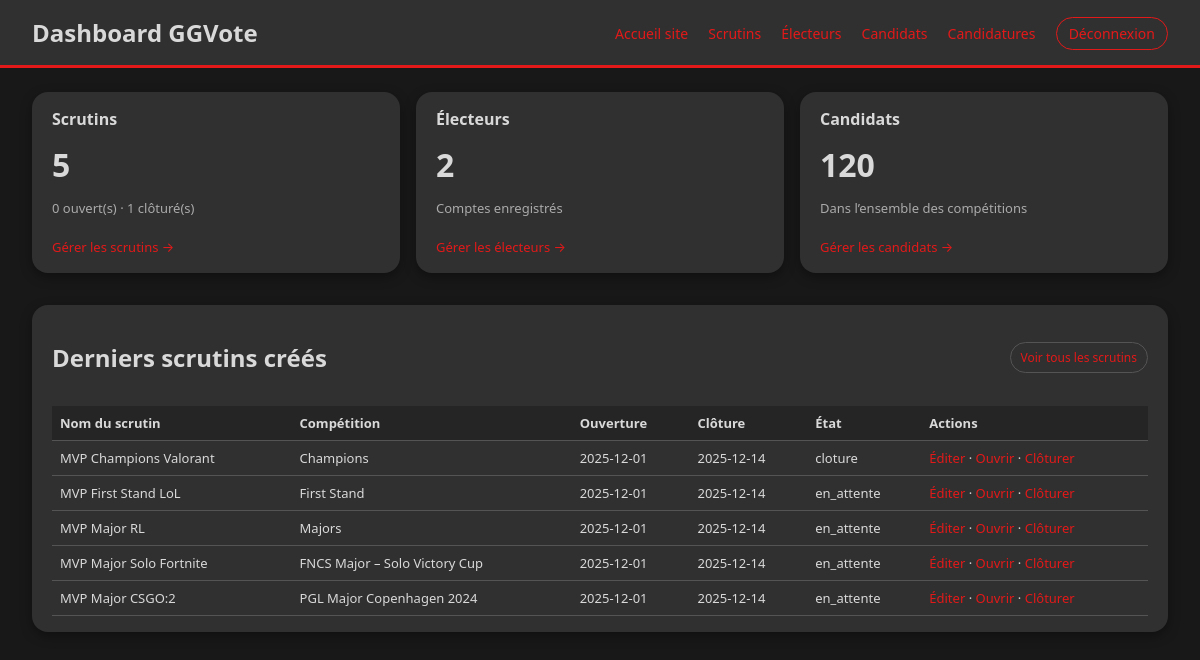
Before: /admin/index.php (signed in) with the older database file.
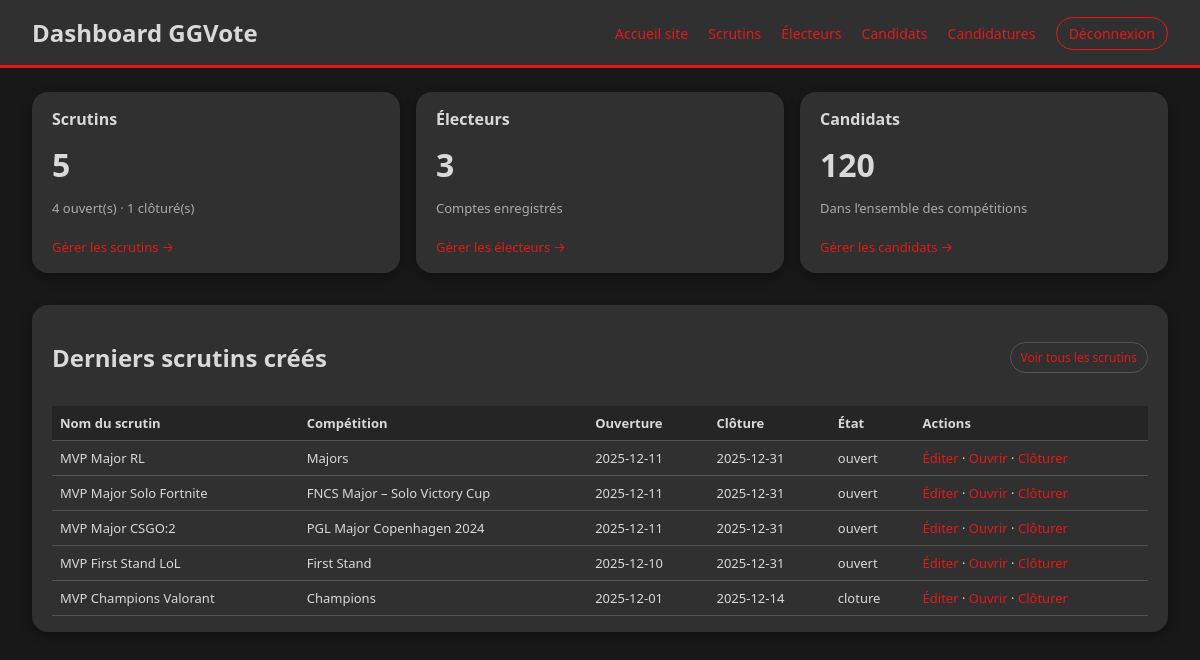
After: the same page with the newer database file.
### tables this page shows
CREATE TABLE IF NOT EXISTS `scrutin` (
  `idscrutin` int NOT NULL AUTO_INCREMENT,
  `nom_scrutin` varchar(45) NOT NULL,
  `date_ouverture` date NOT NULL,
  `date_cloture` date NOT NULL,
  `etat_scrutin` varchar(45) NOT NULL,
  `idadmin` int NOT NULL,
  `idcompetition` int NOT NULL,
  PRIMARY KEY (`idscrutin`),
  KEY `fk_scrutin_admin` (`idadmin`),
  KEY `fk_scrutin_compet` (`idcompetition`)
);

CREATE TABLE IF NOT EXISTS `competition` (
  `idcompetition` int NOT NULL AUTO_INCREMENT,
  `nom_compet` varchar(255) NOT NULL,
  `date_debut` date NOT NULL,
  `date_fin` date NOT NULL,
  `statut` varchar(45) NOT NULL,
  `idadmin` int NOT NULL,
  `idjeu` int NOT NULL,
  PRIMARY KEY (`idcompetition`),
  KEY `fk_compet_admin` (`idadmin`),
  KEY `fk_compet_jeu` (`idjeu`)
);

### admin/index.php (the view, shortened to what this page needs)
<?php
$connexion = dbconnect();
$stmt = $connexion->query("SELECT COUNT(*) FROM electeur");
$totalElecteurs = (int) $stmt->fetchColumn();
$stmt = $connexion->query("SELECT COUNT(*) FROM scrutin");
$totalScrutins = (int) $stmt->fetchColumn();
$stmt = $connexion->query("SELECT COUNT(*) FROM scrutin WHERE etat_scrutin = 'ouvert'");
$scrutinsOuverts = (int) $stmt->fetchColumn();
$stmt = $connexion->query("SELECT COUNT(*) FROM scrutin WHERE etat_scrutin = 'cloture'");
$scrutinsClotures = (int) $stmt->fetchColumn();
$totalCandidats = 0;
try {
    $stmt = $connexion->query("SELECT COUNT(*) FROM joueur");
    $totalCandidats = (int) $stmt->fetchColumn();
} catch (PDOException $e) {
}
$sql = "SELECT s.*, c.nom_compet
        FROM scrutin s
        JOIN competition c ON c.idcompetition = s.idcompetition
        ORDER BY s.date_ouverture DESC
        LIMIT 5";
$stmt = $connexion->query($sql);
$derniersScrutins = $stmt->fetchAll(PDO::FETCH_ASSOC);
?>
<!DOCTYPE html>
<html lang="fr">
<head>
    <link rel="stylesheet" href="admin.css">
</head>
<body>
<header class="admin-header">
    <h1>Dashboard GGVote</h1>
    <nav>
        <a href="../index.php">Accueil site</a>
        <a href="scrutins.php">Scrutins</a>
        <a href="electeurs.php">Électeurs</a>
        <a href="candidats.php">Candidats</a>
        <a href="candidatures_admin.php">Candidatures</a>
        <a href="../index.php?disconnect=1" class="btn-logout">Déconnexion</a>
    </nav>
</header>
<main class="admin-main">
    <section class="stats-grid">
        <article class="stat-card">
            <h2>Scrutins</h2>
            <p class="stat-number"><?= $totalScrutins ?></p>
            <p class="stat-detail">
                <?= $scrutinsOuverts ?> ouvert(s) · <?= $scrutinsClotures ?> clôturé(s)
            </p>
            <a href="scrutins.php" class="stat-link">Gérer les scrutins →</a>
        </article>
        <article class="stat-card">
            <h2>Électeurs</h2>
            <p class="stat-number"><?= $totalElecteurs ?></p>
            <p class="stat-detail">Comptes enregistrés</p>
            <a href="electeurs.php" class="stat-link">Gérer les électeurs →</a>
        </article>
        <article class="stat-card">
            <h2>Candidats</h2>
            <p class="stat-number"><?= $totalCandidats ?></p>
            <p class="stat-detail">Dans l’ensemble des compétitions</p>
            <a href="candidats.php" class="stat-link">Gérer les candidats →</a>
        </article>
    </section>
    <section class="panel">
        <div class="panel-header">
            <h2>Derniers scrutins créés</h2>
            <a href="scrutins.php" class="btn-small">Voir tous les scrutins</a>
        </div>
        <?php if (count($derniersScrutins) === 0): ?>
            <p>Aucun scrutin n’a encore été créé.</p>
        <?php else: ?>
            <table class="table-scrutins">
                <thead>
                    <tr>
                        <th>Nom du scrutin</th>
                        <th>Compétition</th>
                        <th>Ouverture</th>
                        <th>Clôture</th>
                        <th>État</th>
                        <th>Actions</th>
                    </tr>
                </thead>
                <tbody>
                <?php foreach ($derniersScrutins as $s): ?>
                    <tr>
                        <td><?= htmlspecialchars($s['nom_scrutin']) ?></td>
                        <td><?= htmlspecialchars($s['nom_compet']) ?></td>
                        <td><?= htmlspecialchars($s['date_ouverture']) ?></td>
                        <td><?= htmlspecialchars($s['date_cloture']) ?></td>
                        <td><?= htmlspecialchars($s['etat_scrutin']) ?></td>
                        <td>
                            <a href="scrutin_form.php?id=<?= $s['idscrutin'] ?>">Éditer</a> ·
                            <a href="scrutin_action.php?id=<?= $s['idscrutin'] ?>&action=ouvrir">Ouvrir</a> ·
                            <a href="scrutin_action.php?id=<?= $s['idscrutin'] ?>&action=cloturer">Clôturer</a>
                        </td>
                    </tr>
                <?php endforeach; ?>
                </tbody>
            </table>
        <?php endif; ?>
    </section>

### admin/admin.css (style rules this page uses)
body { margin: 0; font-family: 'Exo 2', system-ui, -apple-system, BlinkMacSystemFont, sans-serif; background-color: #181818; color: #D9D9D9; }
a { color: #e31919; text-decoration: none; }
.admin-header { background-color: #303030; padding: 16px 32px; display: flex; align-items: center; justify-content: space-between; border-bottom: 3px solid #e31919; }
.admin-header h1 { margin: 0; font-size: 24px; }
.admin-header nav a { margin-left: 16px; font-size: 14px; }
.btn-logout { padding: 6px 12px; border-radius: 999px; border: 1px solid #e31919; }
.admin-main { padding: 24px 32px; }
.stats-grid { display: grid; grid-template-columns: repeat(auto-fit, minmax(220px, 1fr)); gap: 16px; margin-bottom: 32px; }
.stat-card { background-color: #303030; border-radius: 16px; padding: 16px 20px; box-shadow: 0 4px 12px rgba(0,0,0,0.35); }
.stat-card h2 { margin-top: 0; font-size: 16px; color: #D9D9D9; }
.stat-number { font-size: 32px; font-weight: 700; margin: 8px 0; }
.stat-detail { font-size: 13px; color: #aaaaaa; }
.stat-link { display: inline-block; margin-top: 8px; font-size: 13px; }
.panel { background-color: #303030; border-radius: 16px; padding: 16px 20px; box-shadow: 0 4px 12px rgba(0,0,0,0.35); }
.panel-header { display: flex; justify-content: space-between; align-items: center; margin-bottom: 12px; }
.btn-small { padding: 6px 10px; border-radius: 999px; border: 1px solid #545454; font-size: 12px; }
.table-scrutins { width: 100%; border-collapse: collapse; font-size: 13px; }
.table-scrutins th, .table-scrutins td { padding: 8px; border-bottom: 1px solid #545454; text-align: left; }
.table-scrutins th { font-weight: 600; background-color: #252525; }
.panel-header { display: flex; align-items: center; justify-content: space-between; gap: 16px; flex-wrap: wrap; }

Changed rows visible on the page:
changed scrutin "MVP Major RL": date_ouverture "2025-12-01" → "2025-12-11"; date_cloture "2025-12-14" → "2025-12-31"; etat_scrutin "en_attente" → "ouvert"
changed scrutin "MVP Major Solo Fortnite": date_ouverture "2025-12-01" → "2025-12-11"; date_cloture "2025-12-14" → "2025-12-31"; etat_scrutin "en_attente" → "ouvert"
changed scrutin "MVP Major CSGO:2": date_ouverture "2025-12-01" → "2025-12-11"; date_cloture "2025-12-14" → "2025-12-31"; etat_scrutin "en_attente" → "ouvert"
changed scrutin "MVP First Stand LoL": date_ouverture "2025-12-01" → "2025-12-10"; date_cloture "2025-12-14" → "2025-12-31"; etat_scrutin "en_attente" → "ouvert"; moves down the list
shown differently, row unchanged: scrutin "MVP Champions Valorant": moves down the list
Other visible differences:
$scrutinsOuverts: "0" → "4"
$totalElecteurs: "2" → "3"
